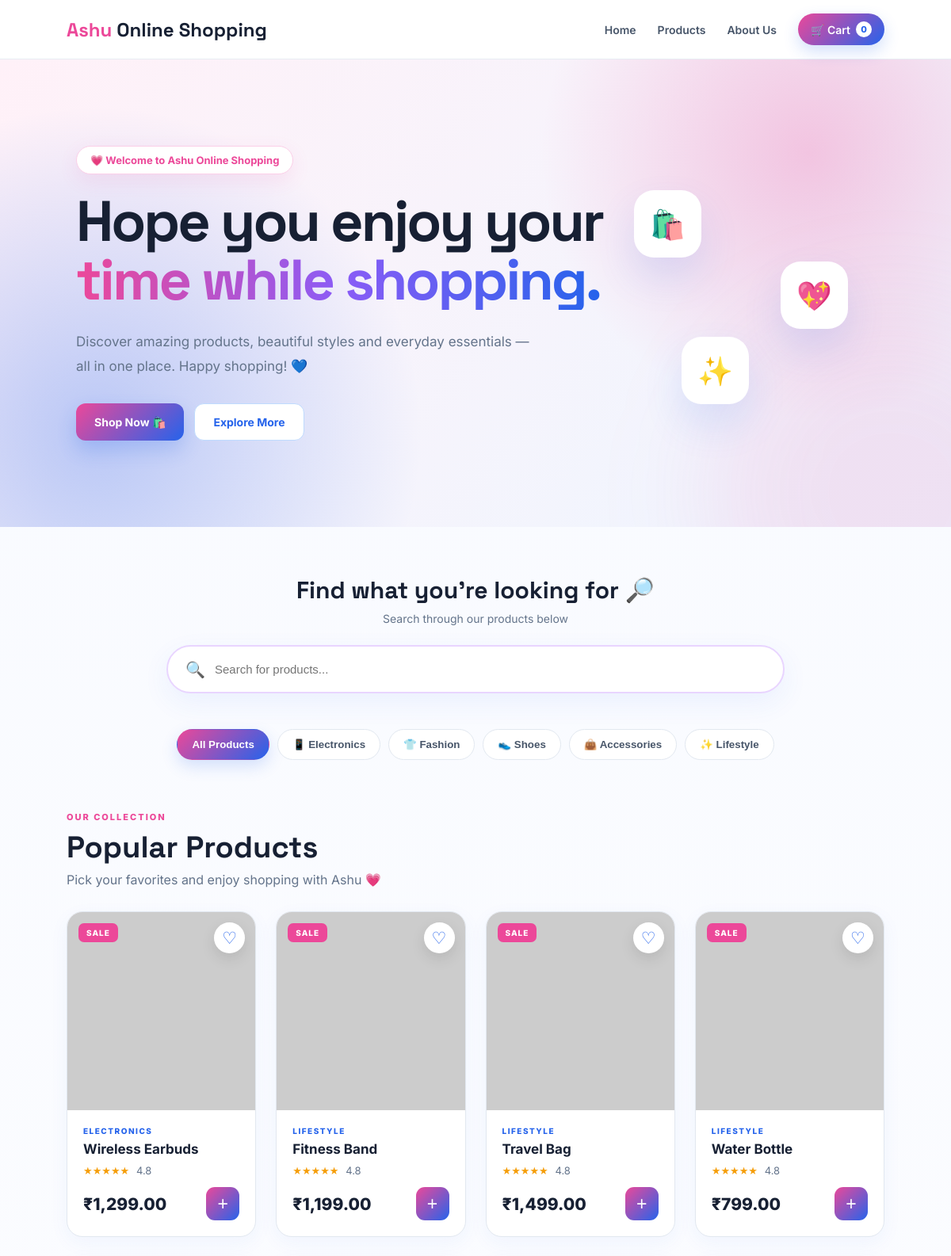
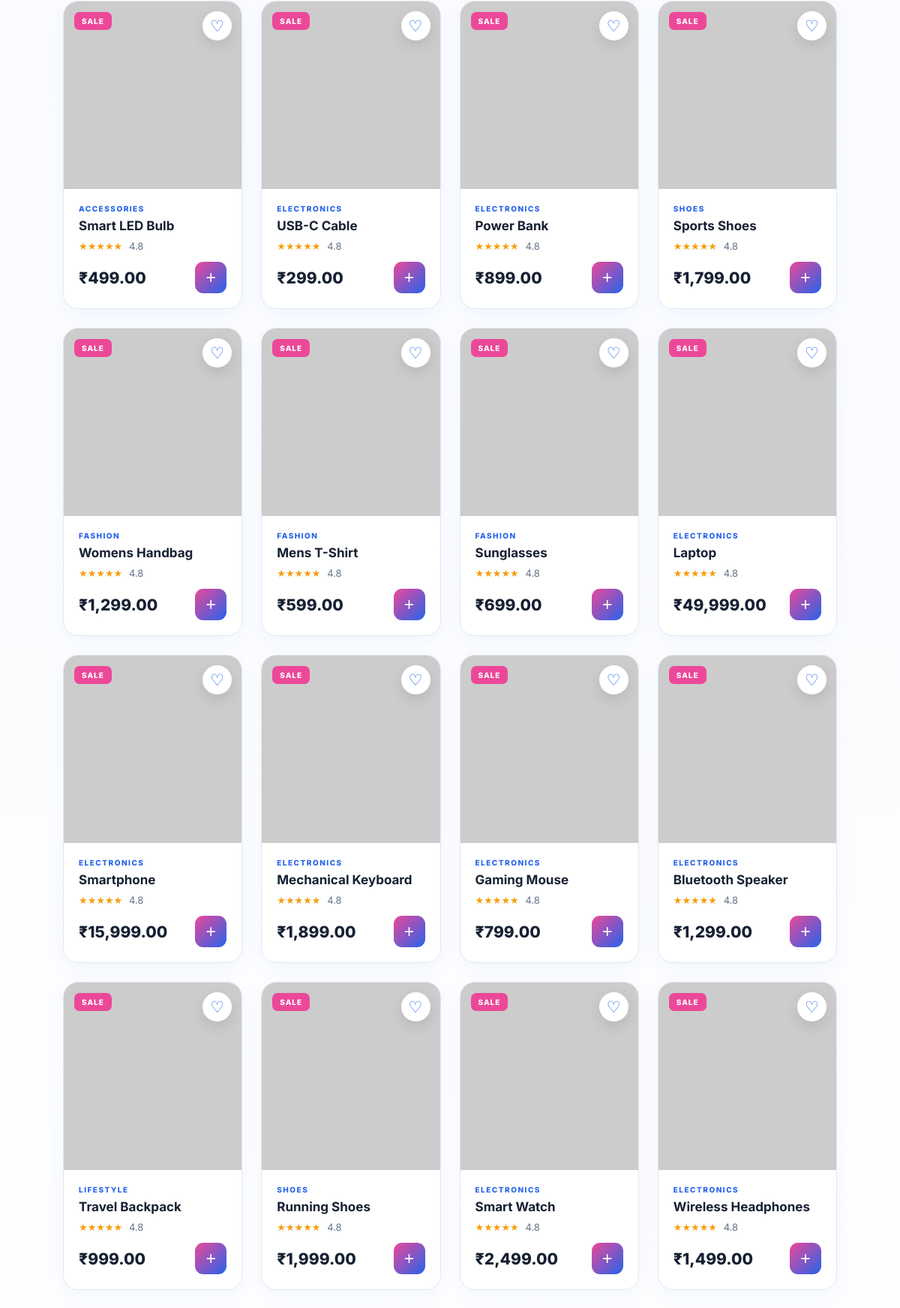
The page / (upper part) on the database its author committed (2 pictures, top to bottom).
### tables this page shows
CREATE TABLE products (
    id INT AUTO_INCREMENT PRIMARY KEY,
    name VARCHAR(255) NOT NULL,
    description TEXT,
    price DECIMAL(10,2) NOT NULL,
    image VARCHAR(500),
    created_at TIMESTAMP DEFAULT CURRENT_TIMESTAMP
);

### index.php (the view, shortened to what this page needs)
<?php
include "db.php";
$result = $conn->query("SELECT * FROM products ORDER BY id DESC");
$cart_count = 0;
?>
<!DOCTYPE html>
<html lang="en">
<head>
    <link rel="stylesheet" href="style.css">
</head>
<body>
<header>
    <div class="logo">
        <span>Ashu</span> Online Shopping
    </div>
    <nav>
        <a href="index.php">Home</a>
        <a href="#products">Products</a>
        <a href="#features">About Us</a>
        <a href="cart.php" class="cart-button">
            🛒 Cart
            <span class="cart-count">
                <?php echo $cart_count; ?>
            </span>
        </a>
    </nav>
</header>
<section class="hero">
    <div class="hero-content">
        <div class="hero-badge">
            💗 Welcome to Ashu Online Shopping
        </div>
        <h1>
            Hope you enjoy your
            <span>time while shopping.</span>
        </h1>
        <p>
            Discover amazing products, beautiful styles
            and everyday essentials — all in one place.
            Happy shopping! 💙
        </p>
        <div class="hero-buttons">
            <a href="#products" class="btn">
                Shop Now 🛍️
            </a>
            <a href="#features" class="btn btn-outline">
                Explore More
            </a>
        </div>
    </div>
    <div class="hero-decoration">
        <div class="floating-card card-one">
            🛍️
        </div>
        <div class="floating-card card-two">
            💖
        </div>
        <div class="floating-card card-three">
            ✨
        </div>
    </div>
</section>
<section class="search-section">
    <div class="search-title">
        <h2>Find what you're looking for 🔎</h2>
        <p>
            Search through our products below
        </p>
    </div>
    <div class="search-box">
        <span>🔍</span>
        <input
            type="text"
            id="search"
            placeholder="Search for products..."
            onkeyup="searchProducts()"
        >
    </div>
</section>
<section class="categories">
    <button
        class="category active"
        onclick="filterCategory('all', this)"
    >
        All Products
    </button>
    <button
        class="category"
        onclick="filterCategory('electronics', this)"
    >
        📱 Electronics
    </button>
    <button
        class="category"
        onclick="filterCategory('fashion', this)"
    >
        👕 Fashion
    </button>
    <button
        class="category"
        onclick="filterCategory('shoes', this)"
    >
        👟 Shoes
    </button>
    <button
        class="category"
        onclick="filterCategory('accessories', this)"
    >
        👜 Accessories
    </button>
    <button
        class="category"
        onclick="filterCategory('lifestyle', this)"
    >
        ✨ Lifestyle
    </button>
</section>
<section class="products" id="products">
    <div class="section-header">
        <div>
            <div class="small-heading">
                OUR COLLECTION
            </div>
            <h2>
                Popular Products
            </h2>
            <p>
                Pick your favorites and enjoy shopping with Ashu 💗
            </p>
        </div>
    </div>
    <div class="product-grid">
        <?php
        if ($result && $result->num_rows > 0) {
            while ($product = $result->fetch_assoc()) {
                $product_name =
                    strtolower($product['name']);
                if (
                    strpos($product_name, 'headphone') !== false ||
                    strpos($product_name, 'earbud') !== false ||
                    strpos($product_name, 'speaker') !== false ||
                    strpos($product_name, 'mouse') !== false ||
                    strpos($product_name, 'keyboard') !== false ||
                    strpos($product_name, 'phone') !== false ||
                    strpos($product_name, 'laptop') !== false ||
                    strpos($product_name, 'watch') !== false ||
                    strpos($product_name, 'powerbank') !== false ||
                    strpos($product_name, 'power bank') !== false ||
                    strpos($product_name, 'cable') !== false
                ) {
                    $category = "electronics";
                } elseif (
                    strpos($product_name, 'shirt') !== false ||
                    strpos($product_name, 'tshirt') !== false ||
                    strpos($product_name, 'dress') !== false ||
                    strpos($product_name, 'handbag') !== false ||
                    strpos($product_name, 'sunglass') !== false
                ) {
                    $category = "fashion";
                } elseif (
                    strpos($product_name, 'shoe') !== false ||
                    strpos($product_name, 'sneaker') !== false
                ) {
                    $category = "shoes";
                } elseif (
                    strpos($product_name, 'backpack') !== false ||
                    strpos($product_name, 'travel') !== false ||
                    strpos($product_name, 'fitness') !== false ||
                    strpos($product_name, 'bottle') !== false
                ) {
                    $category = "lifestyle";
                } else {
                    $category = "accessories";
                }
                $image =
                    $product['image'];
        ?>
        <div
            class="product-card"
            data-name="<?php echo strtolower(htmlspecialchars($product['name'])); ?>"
            data-category="<?php echo $category; ?>"
        >
            <div class="product-image">
                <img
                    src="<?php echo htmlspecialchars($image); ?>"
                    alt="<?php echo htmlspecialchars($product['name']); ?>"
                    loading="lazy"
                    onerror="this.src='https://placehold.co/600x600/fce7f3/2563eb?text=Image+Not+Available';"
                >
                <div class="sale-badge">
                    SALE
                </div>
                <button
                    class="wishlist"
                    onclick="addWishlist(this)"
                    type="button"
                >
                    ♡
                </button>
            </div>
            <div class="product-info">
                <div class="product-category">
                    <?php echo strtoupper($category); ?>
                </div>
                <h3>
                    <?php echo htmlspecialchars($product['name']); ?>
                </h3>
                <div class="rating">
                    ★★★★★
                    <span>4.8</span>
                </div>
                <div class="price-row">
                    <div class="price">
                        ₹<?php echo number_format($product['price'], 2); ?>
                    </div>
                    <form
                        action="add_to_cart.php"
                        method="POST"
                    >
                        <button
                            type="submit"
                            class="add-cart"
                        >
                            +
                        </button>
                    </form>
                </div>
            </div>
        </div>
        <?php
            }
        }
        ?>
    </div>
</section>
</body>
</html>

### rows shown on the page
products: name "ELECTRONICS", name "Wireless Earbuds", price "1,299.00"
products: name "LIFESTYLE", name "Fitness Band", price "1,199.00"
products: name "LIFESTYLE", name "Travel Bag", price "1,499.00"
products: name "LIFESTYLE", name "Water Bottle", price "799.00"
products: name "ACCESSORIES", name "Smart LED Bulb", price "499.00"
products: name "ELECTRONICS", name "USB-C Cable", price "299.00"
products: name "ELECTRONICS", name "Power Bank", price "899.00"
products: name "SHOES", name "Sports Shoes", price "1,799.00"
products: name "FASHION", name "Womens Handbag", price "1,299.00"
products: name "FASHION", name "Mens T-Shirt", price "599.00"
products: name "FASHION", name "Sunglasses", price "699.00"
products: name "ELECTRONICS", name "Laptop", price "49,999.00"
products: name "ELECTRONICS", name "Smartphone", price "15,999.00"
products: name "ELECTRONICS", name "Mechanical Keyboard", price "1,899.00"
products: name "ELECTRONICS", name "Gaming Mouse", price "799.00"
products: name "ELECTRONICS", name "Bluetooth Speaker", price "1,299.00"
products: name "LIFESTYLE", name "Travel Backpack", price "999.00"
products: name "SHOES", name "Running Shoes", price "1,999.00"
products: name "ELECTRONICS", name "Smart Watch", price "2,499.00"
products: name "ELECTRONICS", name "Wireless Headphones", price "1,499.00"

### other values the page prints
$cart_count "0"
